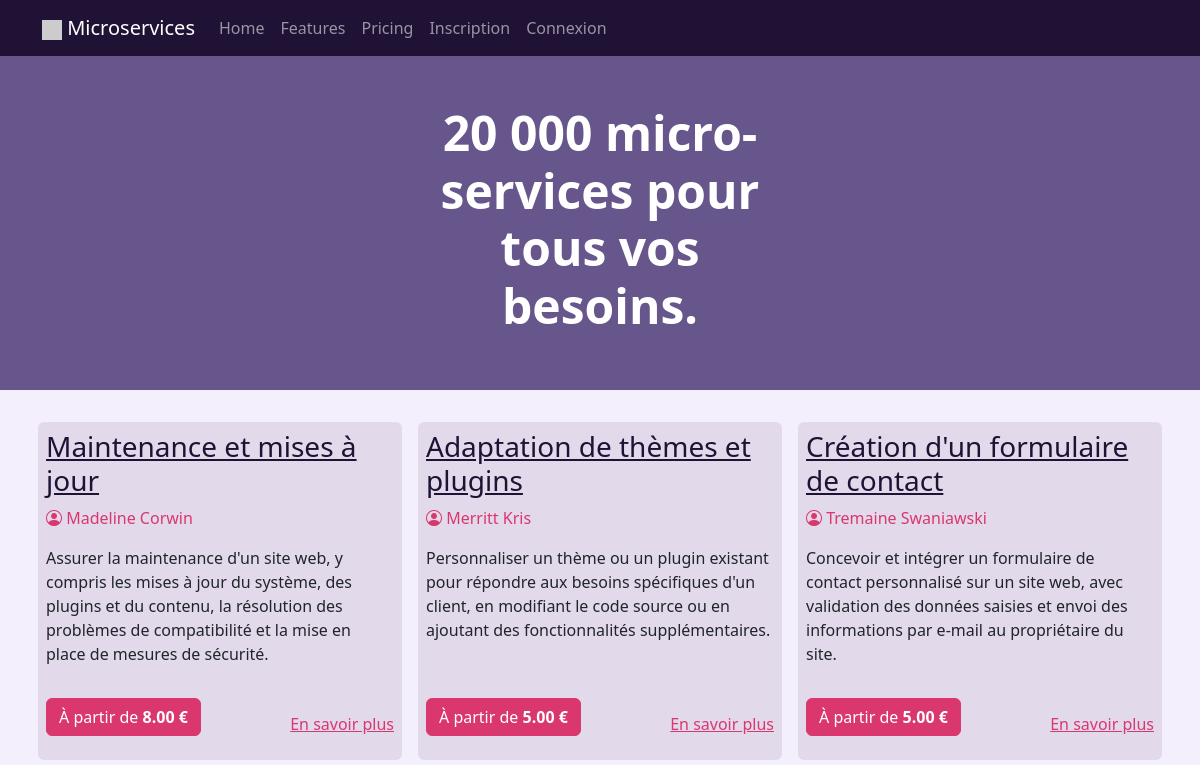
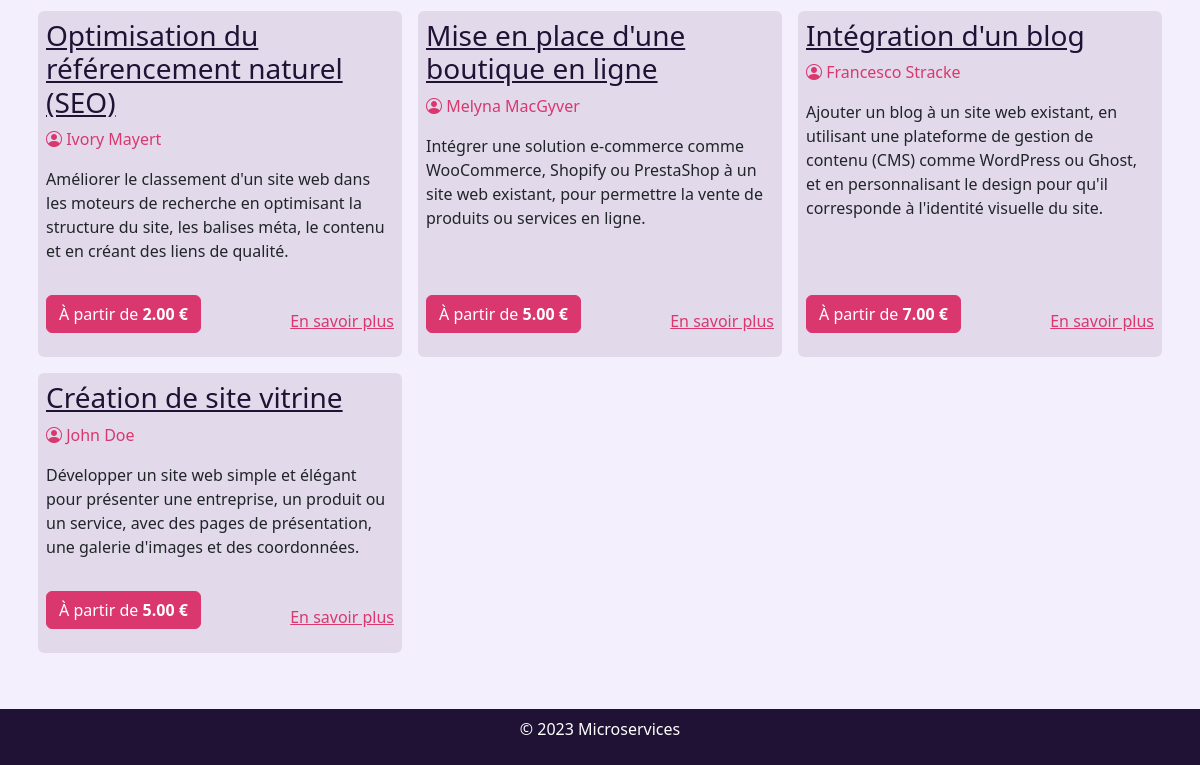
Before: / with the older database file (2 pictures, top to bottom).
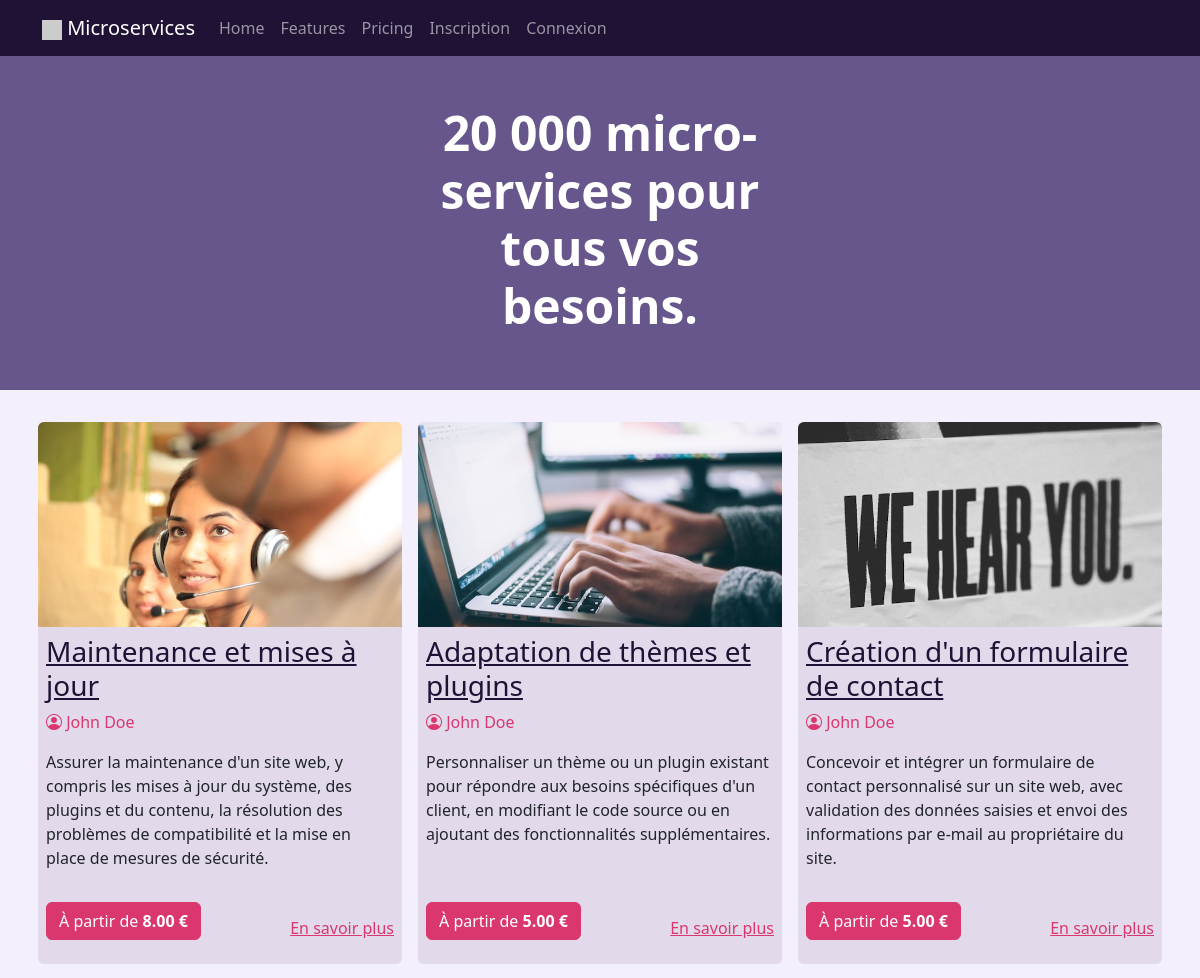
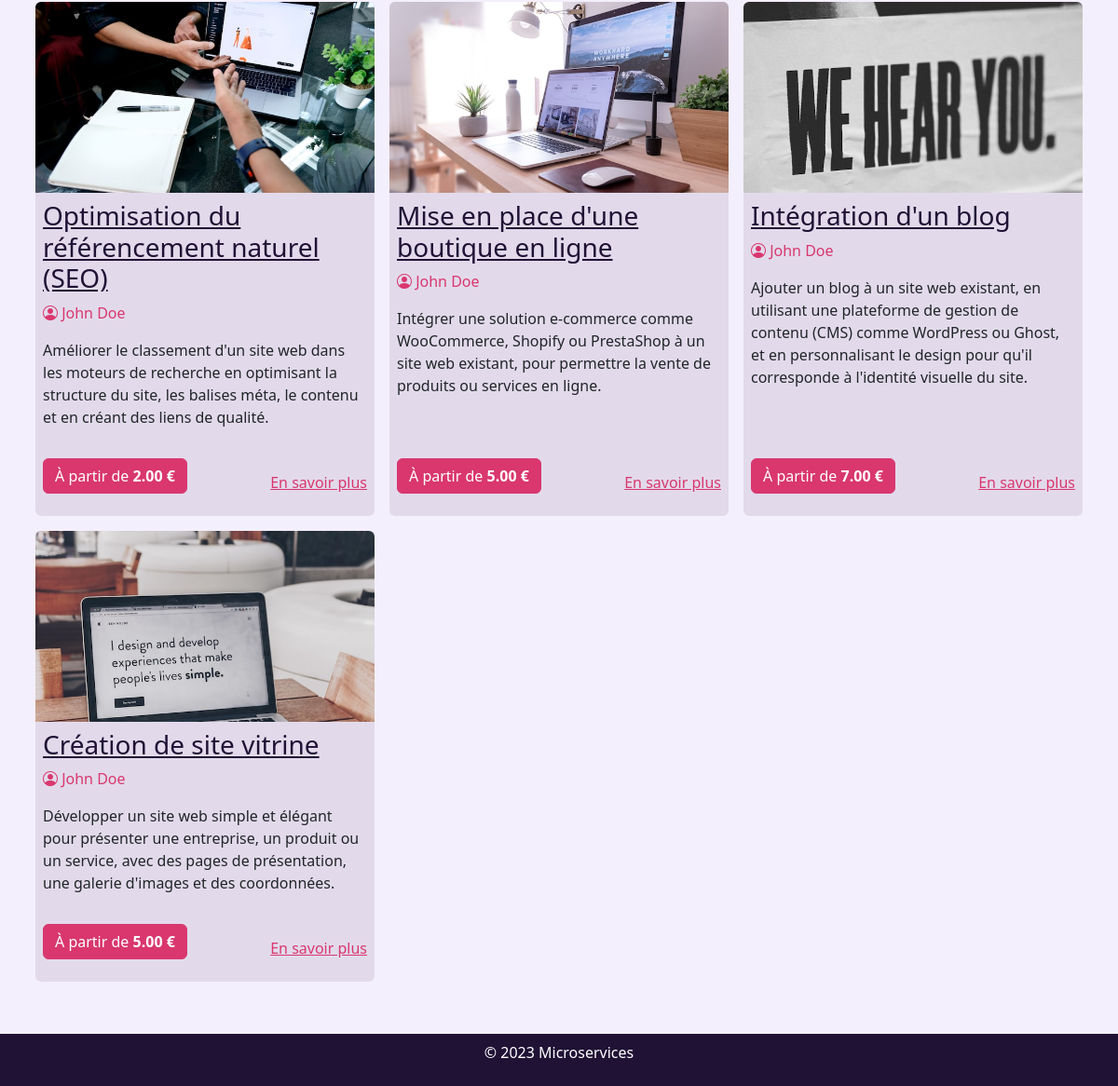
After: the same page with the newer database file (2 pictures, top to bottom).
### tables this page shows
CREATE TABLE `ms_posts` (
  `microservice_id` int NOT NULL,
  `Titre` varchar(255) NOT NULL,
  `Contenu` text NOT NULL,
  `Prix` decimal(10,2) DEFAULT NULL,
  `Image` varchar(255) NOT NULL,
  `user_id` int DEFAULT NULL
);

CREATE TABLE `ms_users` (
  `user_id` int NOT NULL,
  `Nom` varchar(128) NOT NULL,
  `Prénom` varchar(128) NOT NULL,
  `Email` varchar(128) NOT NULL,
  `Password` varchar(255) DEFAULT NULL,
  `Rôle` int DEFAULT NULL
);

### models/MicroserviceModel.php (called while the page is built, shortened)
<?php
require_once 'Database.php';
class MicroserviceModel extends Database
{
    public function getMicroservicesWithUserDetails()
    {
        try {
            $db = new Database();
            $connexion = $db->getPDO();
            $sql = "SELECT microservice_id, Titre, Contenu, Prix, Image, Prénom, Nom, Rôle, ms_posts.user_id FROM ms_posts INNER JOIN ms_users ON ms_posts.user_id = ms_users.user_id ORDER BY microservice_id DESC";
            $req = $connexion->query($sql);
            $rows = $req->fetchAll();
            return $rows;
        } catch (PDOException $e) {
            echo $sql . "<br>" . $e->getMessage();
        }
    }
}

### controllers/MicroserviceController.php (called while the page is built, shortened)
<?php
require_once 'models/MicroserviceModel.php';
class MicroserviceController
{
    private $MicroserviceModel;
    public function __construct()
    {
        $this->MicroserviceModel = new MicroserviceModel();
    }
    public function displayMicroservicesWithUserDetails()
    {
        $rows = $this->MicroserviceModel->getMicroservicesWithUserDetails();
        require 'views/posts-view.php';
    }
}

### models/Database.php (called while the page is built, shortened)
<?php
class Database
{
    private $pdo;
    public function __construct()
    {
        if (!$this->databaseExists() || !$this->tablesExist()) {
            $this->rebuildDatabase();
        } else {
            $this->selectDatabase();
        }
    }
    private function connect()
    {
        try {
            $this->pdo = new PDO("mysql:host=" . DB_HOST . ";charset=utf8", DB_USER, DB_PASS);
            $this->pdo->setAttribute(PDO::ATTR_ERRMODE, PDO::ERRMODE_EXCEPTION);
        } catch (PDOException $e) {
            throw new Exception("Erreur de connexion à la base de données: " . $e->getMessage());
        }
    }
    private function databaseExists()
    {
        try {
            $result = $this->pdo->query("SHOW DATABASES LIKE '" . DB_DATABASE . "'");
            return (bool) $result->fetch(PDO::FETCH_ASSOC);
        } catch (PDOException $e) {
            throw new Exception("Erreur lors de la vérification de l'existence de la base de données: " . $e->getMessage());
        }
    }
    private function rebuildDatabase()
    {
        try {
            $this->pdo->exec("CREATE DATABASE IF NOT EXISTS " . DB_DATABASE);
            $this->pdo->exec("USE " . DB_DATABASE);
            $sqlFile = file_get_contents(SQL_FILE_PATH);
            $this->pdo->exec($sqlFile);
        } catch (PDOException $e) {
            throw new Exception("Erreur lors de la reconstruction de la base de données: " . $e->getMessage());
        }
    }
    public function close()
    {
        $this->pdo = null;
    }
}

### views/posts-view.php (the view)
<?php
foreach ($rows as $row) :
?>
    <article class="col-md-6 col-lg-4 p-2">
        <div class="art__body  h-100 rounded d-flex flex-column">
            <?php
            if (isset($row['Image']) && !empty($row['Image']) && file_exists('uploads/images/' . $row['Image'])) :
            ?>
                <div class="text-center">
                    <img class="img-fluid" src="<?= 'uploads/images/' . $row['Image'] ?>" alt="<?= $row['Contenu'] ?>">
                </div>
            <?php
            endif;
            ?>
            <div class="p-2">
                <h3><a class="link-custom-dark" href="post.php?id=<?= $row['microservice_id'] ?>"><?= $row['Titre'] ?></a></h3>
                <p class="text-custom-secondary"><i class="bi bi-person-circle"></i>
                    <?php
                    if (!empty($row['Prénom']) && !empty($row['Nom'])) {
                        echo $row['Prénom'] . ' ' . $row['Nom'];
                    } else {
                        echo 'Anonymous';
                    }
                    ?>
                </p>
                <p><?= $row['Contenu'] ?></p>
            </div>
            <p class="p-2 mt-auto d-flex justify-content-between align-items-end">
                <a class="btn btn-custom-secondary" href="#">À partir de <strong><?= $row['Prix'] ?> €</strong></a>
                <a class="link-custom-secondary" href="post.php?id=<?= $row['microservice_id'] ?>">En savoir plus </a>
            </p>
        </div>
    </article>
<?php
endforeach;
?>

### index.php
<!doctype html>
<html lang="en">
<head>
    <?php
    include_once 'inc/head.php';
    ?>
</head>
<body>
    <?php
    include_once 'inc/header.php';
    ?>
    <main>
        <div class="container-fluid mb-4">
        <div class="row py-5 bg-custom-primary justify-content-center">
                <div class="col-md-4">
                    <h1 class="text-white text-center">20 000 micro-services pour tous vos besoins.</h1>
                </div>
            </div>
        </div>
        <div class="container">
            <div class="row">
                <?php
                require_once 'controllers/MicroserviceController.php';
                $MC = new MicroserviceController();
                $MC->displayMicroservicesWithUserDetails();
                ?>
            </div>
        </div>
    </main>
    <?php
    include_once 'inc/footer.php';
    ?>
</body>
</html>

### inc/head.php (shortened to what this page needs)
<link href="https://cdn.jsdelivr.net/npm/bootstrap@5.3.0-alpha1/dist/css/bootstrap.min.css" rel="stylesheet">
<link rel="stylesheet" href="https://cdn.jsdelivr.net/npm/bootstrap-icons@1.10.3/font/bootstrap-icons.css">
<link rel="stylesheet" href="css/style.css">

### inc/header.php (shortened to what this page needs)
<header>
    <nav class="navbar navbar-dark  navbar-expand-lg bg-custom-dark" data-bs-theme="dark">
        <div class="container">
            <a class="navbar-brand" href="index.php">
                <img src="https://api.dicebear.com/5.x/identicon/svg?seed=ms-logo-0
" alt="" height="20"> Microservices
            </a>
            <div class="collapse navbar-collapse" id="navbarNav">
                <ul class="navbar-nav">
                    <li class="nav-item">
                        <a class="nav-link" aria-current="page" href="index.php">Home</a>
                    </li>
                    <li class="nav-item">
                        <a class="nav-link" href="#">Features</a>
                    </li>
                    <li class="nav-item">
                        <a class="nav-link" href="#">Pricing</a>
                    </li>
                    <?php
                    if (isset($_SESSION['user_role'])) :
                    ?>
                        <li class="nav-item dropdown">
                            <a class="nav-link dropdown-toggle" href="#" role="button" data-bs-toggle="dropdown" aria-expanded="false">
                                <?php
                                 if (isset($_SESSION)) :
                                    if (isset($_SESSION['user_role']) && $_SESSION['user_role'] === 0) :
                                ?>
                                <span class="badge rounded-pill text-bg-custom-secondary"><i class="bi bi-person-circle"></i> <?=$_SESSION['user_firstname'] .' '. $_SESSION['user_lastname'].' Admin'?> </span>
                                    <?php
                                    else :
                                    ?>
                                    <span class="badge rounded-pill text-bg-custom-primary"><i class="bi bi-person-circle"></i> <?=$_SESSION['user_firstname'] .' '. $_SESSION['user_lastname']?> </span>
                                    <?php
                                        endif;
                                    endif;
                                  ?>
                            </a>
                            <ul class="dropdown-menu dropdown-menu-custom-dark">
                                <li><a class="dropdown-item" href="<?= BROWSER_PATH . '/dashboard.php' ?>">Dashboard</a></li>
                                <li><a class="dropdown-item disable" href="#">Profile</a></li>
                                <li>
                                    <hr class="dropdown-divider">
                                </li>
                                <li><a class="dropdown-item" href="<?= BROWSER_PATH . '/deconnexion.php' ?>">Déconnexion</a></li>
                            </ul>
                        </li>
                    <?php
                    else :
                    ?>
                        <li class="nav-item"><a class="nav-link disable" href="<?= BROWSER_PATH . '/inscription.php' ?>"> Inscription </a></li>
                        <li class="nav-item"><a class="nav-link" href="<?= BROWSER_PATH . '/connexion.php' ?>">Connexion</a></li>
                    <?php
                    endif;
                    ?>
                </ul>
            </div>
        </div>
    </nav>
</header>

### inc/footer.php (shortened to what this page needs)
<footer class="bg-custom-dark text-white text-center mt-5 p-2">
    <div class="container">
        <div class="row">
            <p>&copy; 2023 Microservices</p>
        </div>
    </div>
</footer>

### css/style.css (style rules this page uses)
:root { --bs-custom-primary: rgba(103, 86, 140, 1); --bs-custom-secondary: #d9376e; --bs-custom-secondary: rgba(217, 55, 110, 1); --bs-custom-dark: rgba(31, 18, 53, 1); }
body { background-color: #f4effc; }
main { min-height: 84vh !important; }
.art__body { background-color: #e2daeb; }
article img { aspect-ratio: 16/9; object-fit: cover; }
.btn { min-width: 8rem; }
h1 { font-weight: 900; font-size: clamp(2rem, 5vw, 3rem); }
.bg-custom-primary { background-color: var(--bs-custom-primary) !important; }
.bg-custom-dark { background-color: var(--bs-custom-dark) !important; }
.text-custom-secondary { color: var(--bs-custom-secondary) !important; }
.btn-custom-secondary { background-color: var(--bs-custom-secondary) !important; color: white !important; border-color: var(--bs-custom-secondary) !important; }
.link-custom-secondary { color: var(--bs-custom-secondary) !important; }
.link-custom-dark { color: var(--bs-custom-dark) !important; }
.rounded { overflow: hidden; }

Changed rows visible on the page:
changed ms_posts "Maintenance et mises à jour": Image "641b8601312c0.jpg" → "641f396e71059.jpg" (drawn); Image: picture added; user.Prénom "Madeline" → "John"; user.Nom "Corwin" → "Doe"
changed ms_posts "Adaptation de thèmes et plugins": Image "641b868aa85ed.jpg" → "641f397a76204.jpg" (drawn); Image: picture added; user.Prénom "Merritt" → "John"; user.Nom "Kris" → "Doe"
changed ms_posts "Création d'un formulaire de contact": Image "641b8692549aa.jpg" → "641f398fa1276.jpg" (drawn); Image: picture added; user.Prénom "Tremaine" → "John"; user.Nom "Swaniawski" → "Doe"
changed ms_posts "Optimisation du référencement naturel (SEO)": Image "641b8698a7c78.jpg" → "641f39b23d947.jpg" (drawn); Image: picture added; user.Prénom "Ivory" → "John"; user.Nom "Mayert" → "Doe"
changed ms_posts "Mise en place d'une boutique en ligne": Image "641b86a3ea846.jpg" → "641f39c2a9c1b.jpg" (drawn); Image: picture added; user.Prénom "Melyna" → "John"; user.Nom "MacGyver" → "Doe"
changed ms_posts "Intégration d'un blog": Image "641b86c8b1410.jpg" → "641f39ce78a71.jpg" (drawn); Image: picture added; user.Prénom "Francesco" → "John"; user.Nom "Stracke" → "Doe"
changed ms_posts "Création de site vitrine": Image "641b86d600356.jpg" → "641f39d61310b.jpg" (drawn); Image: picture added
